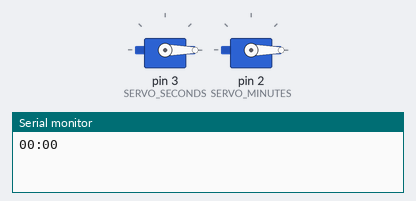
Bench run of a sketch on a simulated Arduino Uno, built with avr-gcc and run on an emulated ATmega328P. Shown: 2 × servo, the last lines printed to the serial monitor.

Above: at 0.1 s.
At 9.0 s:
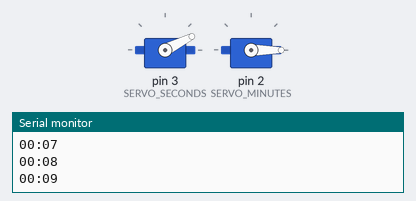
At 19.0 s:
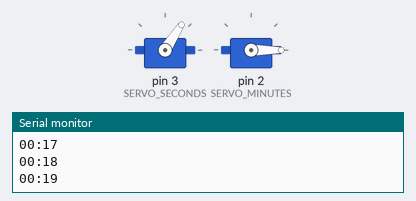
At 39.0 s:
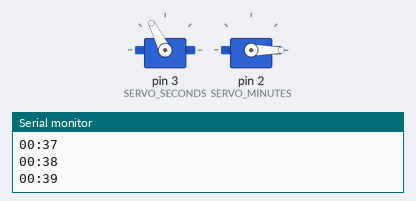
Timing chart, 0 to 40.0 s (numbered marks = the images above):
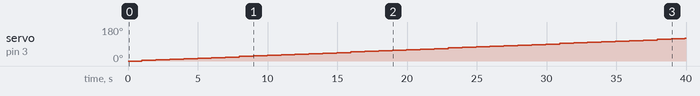

The sketch:

timer_interrupt.ino
```cpp
// (C) Aisha Attar, Vijaykrishnan Gopalakrishnan, Ville Vikingsson, group: 25 (2026)
// Work package 4
// Exercise 1
// Submission code: sCnaU7

#include <Servo.h>  // servo library

#define SERVO_SECONDS 3 // macro for pin
#define SERVO_MINUTES 2 // macro for pin

Servo servo_seconds; // Initialize servo object
Servo servo_minutes; // Initialize servo object
volatile int seconds = 0; // declare seconds as volatile because it can "suddenly" have an "unexpected" value - interrupts
int last_second = -1;      // Will be used to check if something should be executed in loop()
volatile int minutes = 0;    // initialize minutes
volatile int interrupt_counter = 0; // This is necessary because timer2 can't reach a second by itself.

void setup() {
  cli(); // Clear interrupts, enter critical section

  Serial.begin(9600);

  servo_seconds.attach(SERVO_SECONDS);  // set pin
  servo_minutes.attach(SERVO_MINUTES);  // set pin
  // The arduino uno also has timer0 and timer1, they work with 8 bits and 16 bits respectively.
  // timer2 is an 8bit timer, meaning it can increment 255 times before needing to wrap around
  // The reason we use timer2 is to avoid a servo library conflict (servo also uses timer1)
  // The below sets timer2 to interrupt at 100Hz (which we then scale to 1Hz).

  // Timer Counter Control Registers are special memory locations (usually 8 or 16 bits) used for
  // telling the timer exactly how to behave.
  // Setting all the control registers back to 0 ensure we have a known state
  TCCR2A = 0; // Set first half of Timer 2 control registers to 0.
  TCCR2B = 0; // Set second half of Timer 2 control registers to 0.
  TCNT2 = 0;  // Timer CouNTer, the actual number of times the timer has incremented before overflowing. We set this back to 0 to start from... well, 0.

  // OCR = Output Compare Register. Hardware is constantly checking if TCNT == OCR, and if it is, a given event is triggered. (in this case an interrupt).
  // Arduino clock speed == 16 000 000 Hz, 16MHz.
  OCR2A =  155; // (16000000 / (1024 * 100)) - 1     Clock / (Prescaler * Target_Freq)] - 1
  // Set Waveform Generation Mode bit. This tells the timer we want it to reset when it reaches the OCR2A value instead of its natural max, 256
  TCCR2A |= (1 << WGM21); // Timer counter control register 2A set to CTC mode
  // Set CS20, CS21, and CS22 bits to tell the timer we want to use a prescaler of 1024.
  // This is configured for Timer 2 bit mapping.
  TCCR2B |= (1 << CS22) | (1 << CS21) | (1 << CS20);
  // enable timer compare interrupt by setting "Output Compare Interrupt Enable" bit for timer 2 to 1 in the Timer Interrupt Mask for timer 2.
  TIMSK2 |= (1 << OCIE2A);

  sei(); // Set interrupts, exit critical section
}

  // Timer2's interrupt handler, will execute at 100Hz
ISR(TIMER2_COMPA_vect){
  interrupt_counter++; // inc int counter
  if (interrupt_counter >= 100) { // if int counter is 100 or more
    interrupt_counter = 0; // set 0
    seconds++; // increment seconds
    if (seconds == 60) {  // if seconds == 60
      seconds = 0;  // set 0
      minutes++;  // inc min
    }
  }
}

void loop() {
  if (seconds != last_second) {  // Check for change
    last_second = seconds;  // Acknowledge update

    servo_seconds.write(seconds * 3); // 180 total degrees, we want 60 seconds.
    servo_minutes.write(minutes * 3); // Match step size with seconds

    char buffer[10];  // string for formatted time
    sprintf(buffer, "%02d:%02d", minutes, seconds); // Formatted time
    Serial.println(buffer);
  }
}
```

Measured:
- by itself, servo on pin 3 (SERVO_SECONDS): moves from 0° to 120° over 38.9 s
